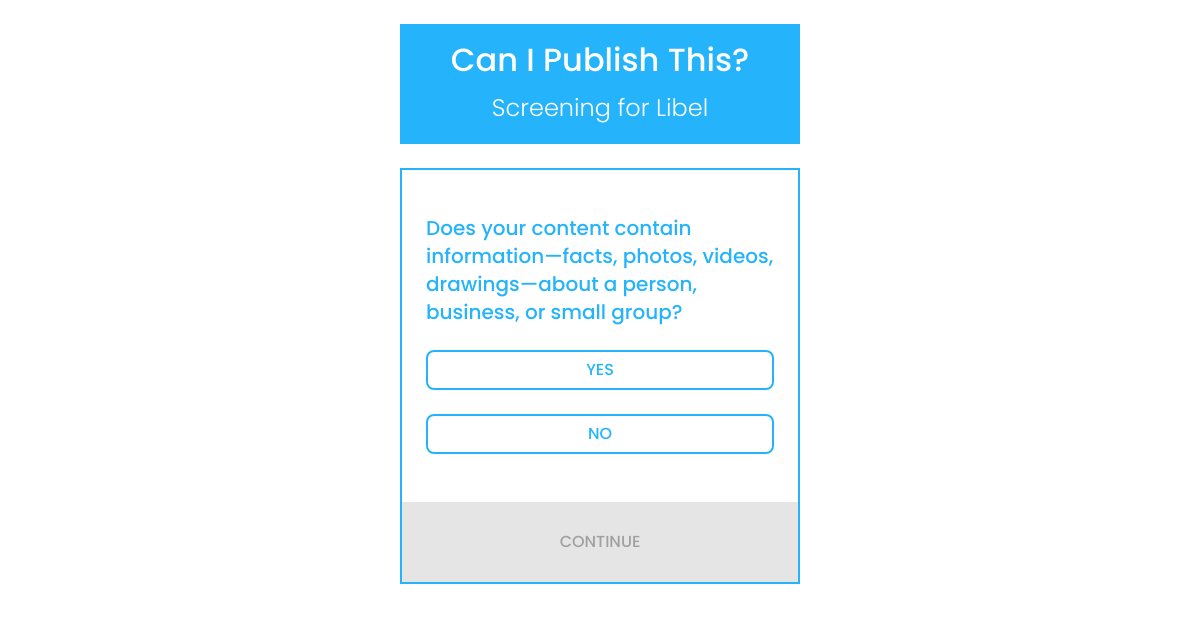
The page /Q1/ on the database its author committed.
### libel/models.py (models this page shows)
class Card(models.Model):
    card_slug = models.CharField("Card Slug", max_length=4, null=True)
    card_text = models.TextField("Card Content", null=True)
    CARD_TYPE_CHOICES = (
        ('q', 'Question'),
        ('c', 'Continuation'),
        ('e', 'End Card')
    )
    card_type = models.CharField(
        "Card Type",
        max_length=1,
        choices=CARD_TYPE_CHOICES,
        default='q'
    )
    PUBLISH_CHOICES = (
        ('yes', 'Can Publish'),
        ('no', 'Pause')
    )
    can_publish_status = models.CharField(
        "Can Publish Status",
        max_length=3,
        choices=PUBLISH_CHOICES,
        blank=True,
        null=True
    )
    choice_one = models.CharField("Choice 1", max_length=144, blank=True, default="yes")
    choice_two = models.CharField("Choice 2", max_length=144, blank=True, default="no")
    def __str__(self):
        return self.card_slug

### libel/views.py (the view)
# urls.py: path('<slug:card_slug>/', views.card, name='card'),
def card(request, card_slug):
    card = CARDS.get(card_slug=card_slug)
    rel = RELS.get(card=card.id)
    if card_slug == 'Q1':
        reset_card_history()
        update_card_history('Q1')
    if card_history['path'][-1] != card_slug and\
        card_history['path'][-1] != rel.choice_back:
        update_card_history(card_slug)
    context = {
        'card': card,
        'rel': rel,
        'card_history': card_history
    }
    return render(request, 'libel/card.html', context)

### libel/views.py (called while the page is built)
def update_card_history(slug):
    card_history['path'].append(slug)
    slug_first_char = slug[0]
    card_type_exceptions = ['A', 'E']
    if slug_first_char not in card_type_exceptions and slug not in card_history['history']:
        card_history['history'].append(slug)

def reset_card_history():
    card_history['path'] = []
    card_history['history'] = []

### libel/templates/libel/card.html (shortened to what this page needs)
{% extends "./_base.html" %}
{% block content %}
  <div class="card">
    <div class="card_content">
      <div class="question_txt">
        {% autoescape off %}{{ card.card_text }}{% endautoescape %}
      </div>
      {% if card.choice_one != 'next' %}
      <div class="choice_buttons">
        <button
          class="choice {% if card.choice_one == 'summary' %}has_focus{% endif %}"
          data-choice="{{ rel.choice_one_next }}"
          data-slug="{{ card.card_slug }}">
          {{ card.choice_one }}
        </button>
        {% if card.choice_two != '' %}
        <button
          class="choice"
          data-choice="{{ rel.choice_two_next }}">
          {{ card.choice_two }}
        </button>
        {% endif %}
      </div>
      {% endif %}
    </div>
    {% if card.choice_one != 'next' and card.choice_one != 'summary' %}
    <div class="continue_button_section">
      <button
        id="submit_choice"
        disabled
        autocomplete="off">
        continue
      </button>
    </div>
    {% endif %}
  </div>
{% endblock %}

### rows shown on the page
Card: card_text "Does your content contain information—facts, photos, videos, drawings—about a person, business, or small group?", choice_one "YES", choice_two "NO"
